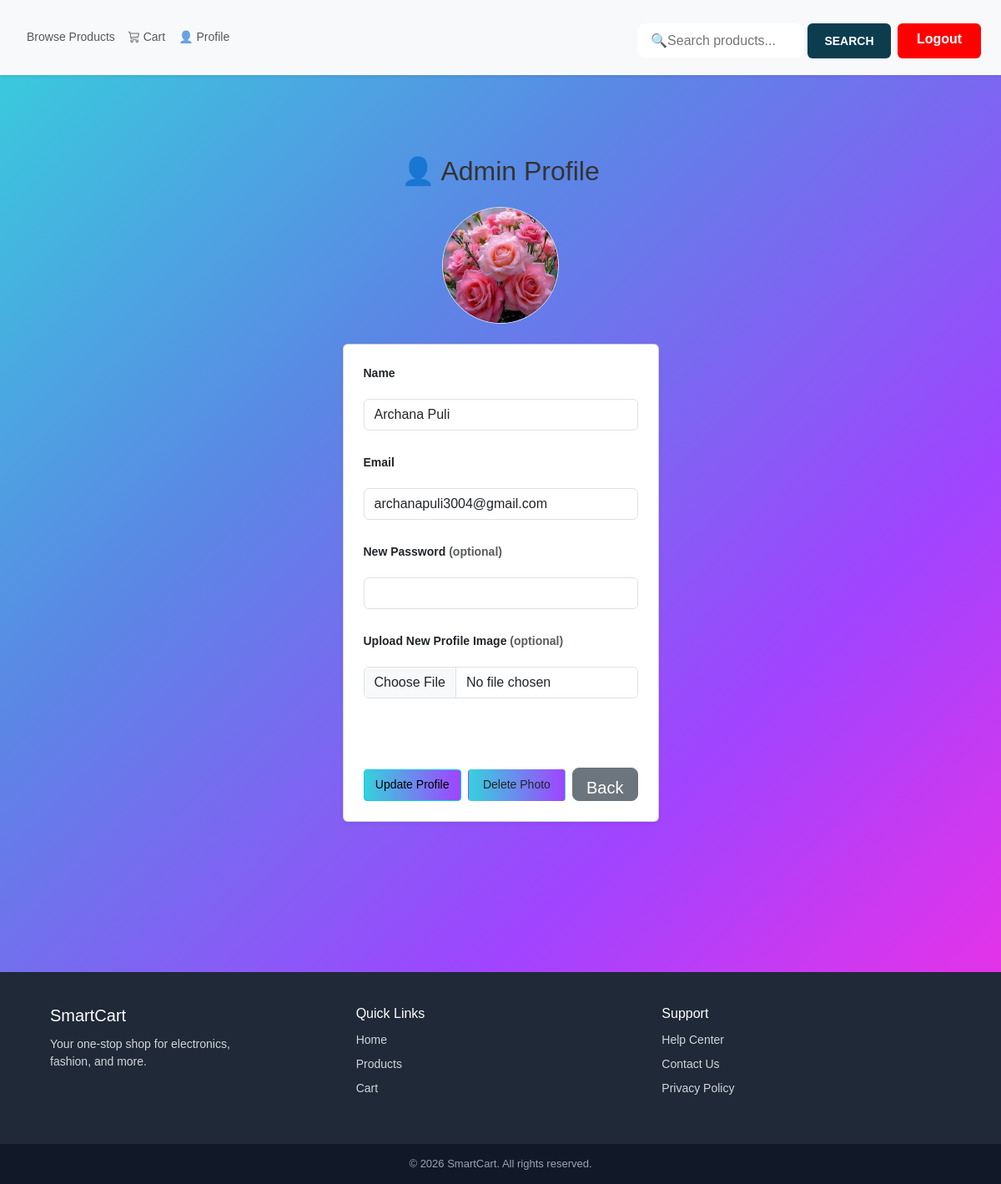
/user/profile (signed in), run on the app's committed database.
### tables this page shows
CREATE TABLE users (
    user_id INTEGER PRIMARY KEY AUTOINCREMENT,
    name TEXT,
    email TEXT UNIQUE,
    first_name TEXT,
    last_name TEXT,
    username TEXT UNIQUE,
    password TEXT,
    profile_image TEXT
);

### app.py (the view)
@app.route('/user/profile', methods=['GET'])
def user_profile():
    if 'user_id' not in session:
        flash("Please login!", "danger")
        return redirect('/user-login')
    user_id = session['user_id']
    conn = get_db_connection()
    conn.row_factory = sqlite3.Row
    cursor = conn.cursor()
    cursor.execute('SELECT * FROM "users" WHERE user_id = ?', (user_id,))
    user = cursor.fetchone()
    cursor.close()
    conn.close()
    return render_template("user/user_profile.html", user=user)

### app.py (called while the page is built)
def get_db_connection():
    conn = sqlite3.connect('smartcart.db')
    conn.row_factory = sqlite3.Row  # allows dict-like access
    return conn

### templates/user/user_profile.html (shortened to what this page needs)
{% extends "user/base.html" %}
{% block content %}
<div class="container mt-3" style="padding-bottom:120px;">
    <h2 class="mb-4 text-center">👤 Admin Profile</h2>
<div class="mb-4 text-center">
    <a href="#profileImageModal">
        <img
            src="{{ url_for(
                'static',
                filename='uploads/user_profiles/' ~ user.profile_image
                if user.profile_image
                else 'uploads/images/default-avatar.png'
            ) }}"
            class="rounded-circle border profile-pic"
            width="120"
            height="120"
            alt="Profile Image">
    </a>
</div>
<div class="d-flex justify-content-center">
<form method="POST" action="/user/profile"
      enctype="multipart/form-data"
      class="card p-4 shadow-sm"
      style="max-width: 500px;">
    <div class="mb-3">
        <label class="form-label fw-bold">Name</label>
        <input type="text" name="name" class="form-control"
               value="{{ user.name }}" required>
    </div>
    <div class="mb-3">
        <label class="form-label fw-bold">Email</label>
        <input type="email" name="email" class="form-control"
               value="{{ user.email }}" required>
    </div>
    <div class="mb-3">
        <label class="form-label fw-bold">
            New Password <span class="text-muted">(optional)</span>
        </label>
        <input type="password" name="password" class="form-control">
    </div>
    <div class="mb-3">
        <label class="form-label fw-bold">
            Upload New Profile Image <span class="text-muted">(optional)</span>
        </label>
        <input type="file" name="profile_image"
               class="form-control" accept="image/*">
    <br>
</div>
<div class="d-flex gap-2 mt-3">
    <button type="submit"
            class="btn btn-info btn-sm">
        Update Profile
    </button>
    {% if user.profile_image %}
    <button type="submit"
            formaction="{{ url_for('delete_user_profile_image') }}"
            formmethod="POST"
            class="btn btn-sm"
            onclick="return confirm('Are you sure?');">
        Delete Photo
    </button>
    {% endif %}
    <a href="/user-dashboard"
       class="btn btn-secondary btn-lg" style="height:40px;margin-top:18px;width:100px;">
        Back
    </a>
</div>
{% endblock %}

### static/style.css (style rules this page uses)
body { margin: 0; min-height: 100vh; font-family: 'Segoe UI', sans-serif; background: linear-gradient(135deg, #36d1dc, #5b86e5, #a044ff, #ff2cdf); display: flex; flex-direction: column; }
h2 { margin-bottom: 10px; }
input { width: 100%; padding: 12px; margin: 12px 0; border: none; border-bottom: 1px solid #ccc; outline: none; font-size: 14px; }
button { width: 100%; padding: 12px; margin-top: 20px; border: none; border-radius: 25px; background: linear-gradient(to right, #36d1dc, #a044ff); color: white; font-weight: bold; cursor: pointer; transition: 0.3s; }
.profile-pic { width: 140px; height: 140px; border-radius: 50%; object-fit: cover; cursor: pointer; transition: transform 0.3s ease, box-shadow 0.3s ease; }
body { font-family: Arial, sans-serif; font-size: 14px; color: #333; }

### data on the page
users: profile_image (picture), name "Archana Puli", email "archanapuli3004@gmail.com"
